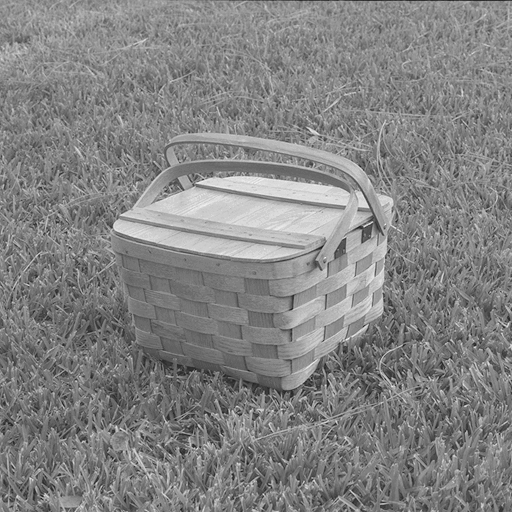
#> input picture Finding-edges/basket.png, 512 x 512 px
$ python Basket.py   (older library calls are emulated)
#> lines starting #> are read from the running program, lines starting #| are printed output that depends on the picture; after the words box and inside, x2 and y2 are one past the last pixel; in counts of white or black regions, pixels touching at a corner belong together
import cv2
import numpy as np
from matplotlib import pyplot as plt

#computing the Mean square error(MSE)
def mse(imageA, imageB):
    err = np.sum((imageA.astype("float") - imageB.astype("float")) ** 2) #formula as given in the book
    err /= float(imageA.shape[0] * imageA.shape[1])
    return err


def compare_images(imageA, imageB, title):
    # computing the mean squared error(MSE)
    m = mse(imageA, imageB)
    fig = plt.figure(title)
    plt.suptitle("MSE: %.2f" %(m))
    # show first image
    ax = fig.add_subplot(1, 2, 1)
    plt.imshow(imageA, cmap=plt.cm.gray)
    plt.axis("off")
    # show the second image
    ax = fig.add_subplot(1, 2, 2)
    plt.imshow(imageB, cmap=plt.cm.gray)
    plt.axis("off")
    # show the images
    plt.show()

img0 = cv2.imread('basket.png',0)
#> img0 is the input picture: shape (512, 512); min 21, max 241, mean 131.2
img1 = cv2.imread('gt.png',0)
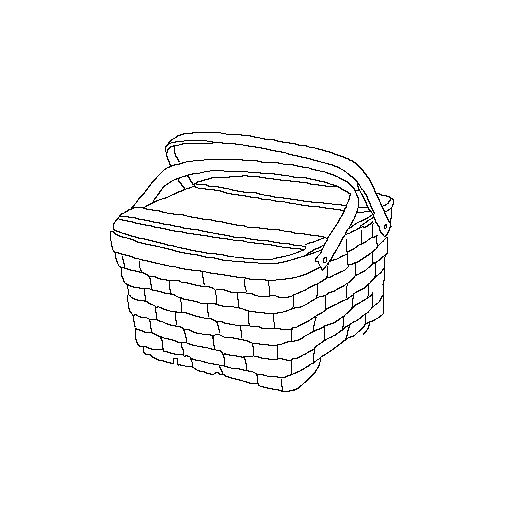
#> input picture Finding-edges/gt.png, 512 x 512 px
#> img1: shape (512, 512); 97.4% white; black in thin lines or dots, all inside (x1, y1, x2, y2) = (110, 132, 394, 392)

# Operators
# Laplacian operator
fin1 = cv2.Laplacian(img0,cv2.CV_64F)
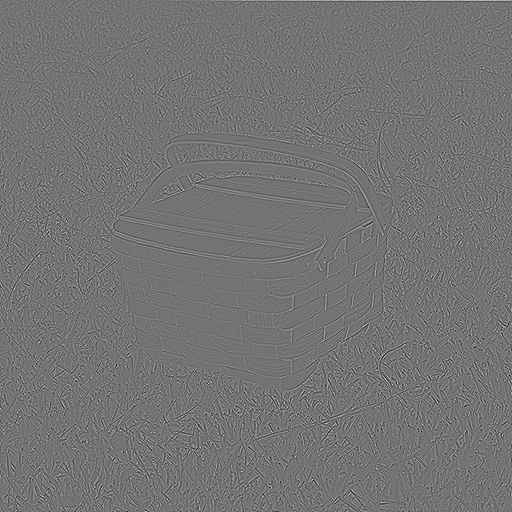
#> fin1: shape (512, 512) float64; min -350, max 421, mean 0.1; drawn with min black and max white

# Sobel x operator
# fin2 = cv2.Sobel(img0,cv2.CV_64F,1,0,ksize=5)  # x

# Sobel y filter
# fin3 = cv2.Sobel(img0,cv2.CV_64F,0,1,ksize=5)  # y

# Canny operator
# fin4 = cv2.Canny(img0, 200, 255)

# Displaying the results after detcting edges
plt.subplot(1,2,1),plt.imshow(img0,cmap = 'gray')
plt.title('Original'), plt.xticks([]), plt.yticks([])
plt.subplot(1,2,2),plt.imshow(fin1,cmap = 'gray')
plt.title('Laplacian'), plt.xticks([]), plt.yticks([])
# [8 lines of commented-out code are left out]
ret, bw_img = cv2.threshold(fin1,60,255,cv2.THRESH_BINARY_INV)
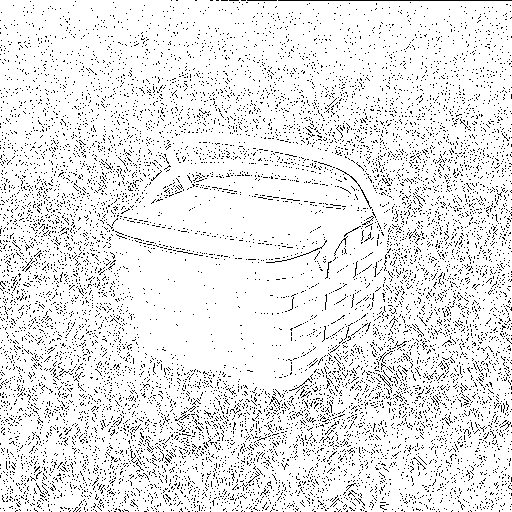
#> bw_img: shape (512, 512) float64; 91.1% white; black in thin lines or dots
# Blurring the surrounding edges
bw_img = cv2.GaussianBlur(bw_img,(3,3),0)
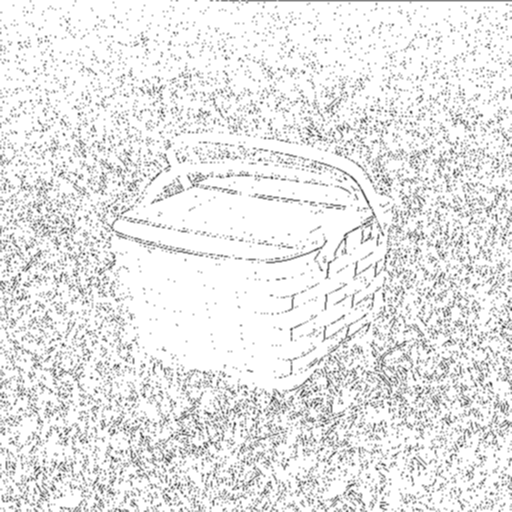
#> bw_img: shape (512, 512) float64; min 63.75, max 255, mean 232.3
# Comparing the images.
compare_images(img1, bw_img, "comparision_with_noise")
#> in mse, `err = np.sum((imageA.astype("float") - imageB.astype("float")) ** 2)`: err = 743073187.5
#> in mse, `err /= float(imageA.shape[0] * imageA.shape[1])`: err = 2834.6
plt.show()
# Displaying Binary Image
plt.imshow(bw_img, cmap=plt.cm.gray)
plt.axis("off")
plt.show()
